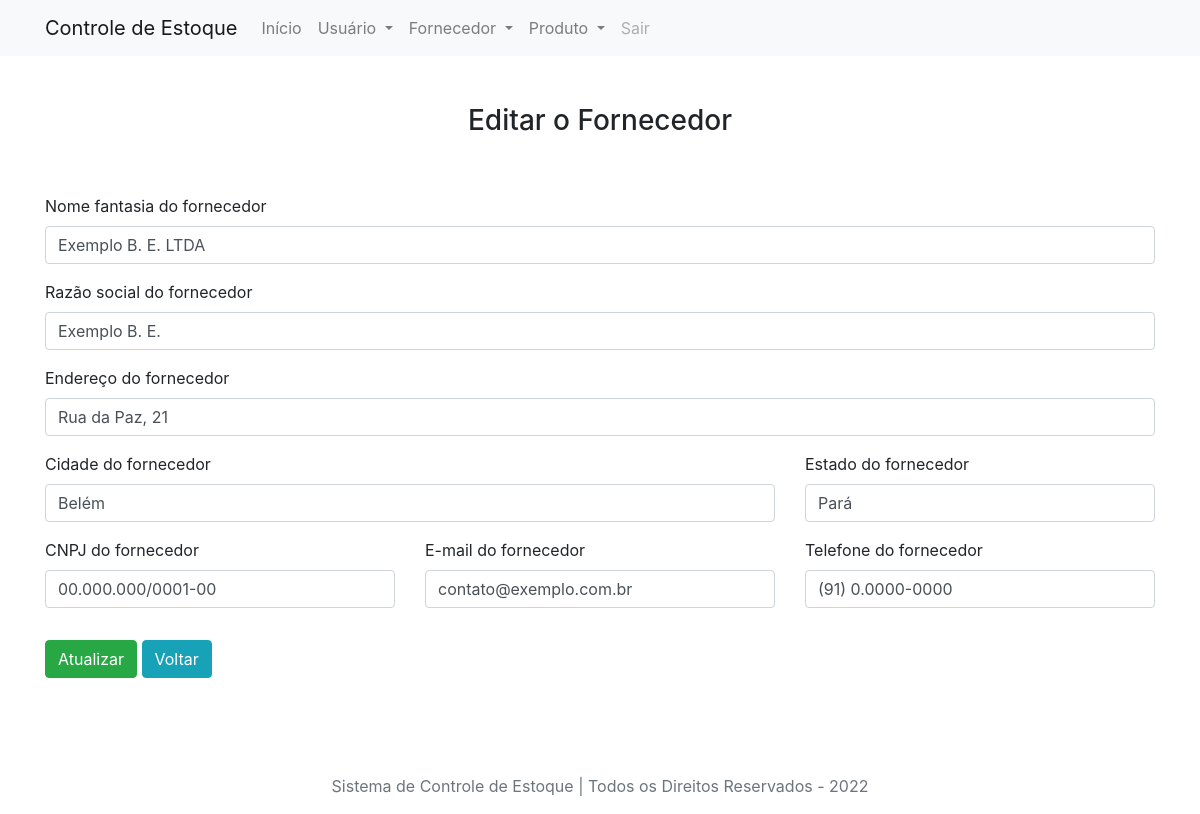
The app's page /supplier/edit/1 with its own data.
### tables this page shows
CREATE TABLE `supplier` (
  `id_supplier` int(11) NOT NULL,
  `name_supplier` varchar(100) NOT NULL,
  `social_supplier` varchar(100) NOT NULL,
  `cnpj_supplier` varchar(20) NOT NULL,
  `adress_supplier` varchar(100) NOT NULL,
  `city_supplier` varchar(50) NOT NULL,
  `state_supplier` varchar(20) NOT NULL,
  `email_supplier` varchar(50) NOT NULL,
  `phone_supplier` varchar(20) NOT NULL
);

### App/Controllers/Controller.php (called while the page is built, shortened)
<?php
	abstract class Controller
	{
		private   $viewVar;
		public function render($view)
		{
			$viewVar = $this->getViewVar();
			require_once PATH . '/App/Views/layouts/header.php';
			require_once PATH . '/App/Views/layouts/menu.php';
        	require_once PATH . '/App/Views/' . $view . '.php';
        	require_once PATH . '/App/Views/layouts/footer.php';
		}
		public function getViewVar()
		{
			return $this->viewVar;
		}
		public function setViewParam($varName, $varValue)
		{
			if ($varName != "" && $varValue != "")
			{
				$this->viewVar[$varName] = $varValue;
			}
		}
	}

### App/Controllers/SupplierController.php (called while the page is built, shortened)
<?php
	class SupplierController extends Controller
	{
		public function edit($params)
		{
			$id_supplier = $params[0];
			$supplierDAO = new SupplierDAO();
			$supplier = $supplierDAO->list($id_supplier);
			$this->render('/supplier/edit');
		}
	}

### index.php (called while the page is built, shortened)
<?php
	try
	{
    	$app = new App();
    	$app->run();
	} catch(\Exception $e) {
    	$oError = new Error($e);
    	$oError->render();
	}

### App/Models/DAO/BaseDAO.php (called while the page is built, shortened)
<?php
abstract class BaseDAO
{
    private $connection;
    public function __construct()
    {
        $this->connection = Connection::getConnection();
    }
    public function select($sql)
    {
        if(!empty($sql))
        {
            return $this->connection->query($sql);
        }
    }
}

### App/Libs/Connection.php (called while the page is built, shortened)
<?php
    class Connection
    {
        private static $connection;
        public static function getConnection()
        {
            $pdoConfig  = DB_DRIVER . ":". "host=" . DB_HOST . ";";
            $pdoConfig .= "dbname=".DB_NAME.";";
            try
            {
                if(!isset(self::$connection))
                {
                    self::$connection = new PDO($pdoConfig, DB_USER, DB_PASSWORD);
                    self::$connection->setAttribute(PDO::ATTR_ERRMODE, PDO::ERRMODE_EXCEPTION);
                }
                return self::$connection;
            } catch(PDOException $e){
                throw new Exception("Erro ao conectar com o banco de dados!", 500);
            }
        }
    }

### App/Models/DAO/SupplierDAO.php (called while the page is built, shortened)
<?php
class SupplierDAO extends BaseDAO
{
    public function list($id_supplier = null)
    {
        if($id_supplier)
        {
            $result = $this->select(
                "SELECT * FROM supplier WHERE id_supplier = $id_supplier"
            );
            return $result->fetchObject(Supplier::class);
        } else {
            $result = $this->select(
                "SELECT * FROM supplier"
            );
            return $result->fetchAll(\PDO::FETCH_CLASS, Supplier::class);
        }
        return false;
    }
}

### App/Models/Entities/Supplier.php (called while the page is built, shortened)
<?php
	class Supplier
	{
		private $name_supplier;
		private $social_supplier;
		private $adress_supplier;
		private $city_supplier;
		private $state_supplier;
		private $cnpj_supplier;
		private $email_supplier;
		private $phone_supplier;
		public function getNameSupplier()
		{
			return $this->name_supplier;
		}
		public function getSocialSupplier()
		{
			return $this->social_supplier;
		}
		public function getAdressSupplier()
		{
			return $this->adress_supplier;
		}
		public function getCitySupplier()
		{
			return $this->city_supplier;
		}
		public function getStateSupplier()
		{
			return $this->state_supplier;
		}
		public function getCnpjSupplier()
		{
			return $this->cnpj_supplier;
		}
		public function getEmailSupplier()
		{
			return $this->email_supplier;
		}
		public function getPhoneSupplier()
		{
			return $this->phone_supplier;
		}
	}

### App/Views/supplier/edit.php (the view, shortened to what this page needs)
<div class="container mb-5">
    <div class="row">
        <div class="col-md-12 mt-5">
            <center>
                <h3>Editar o Fornecedor</h3>
            </center>
        </div>
        <div class="col-md-12 mt-5">
            <div class="mb-5">
                <form action="http://<?php echo APP_HOST; ?>/supplier/toupdate" method="post">
                    <div class="row">
                        <div class="col-sm-12 form-group">
                            <label> Nome fantasia do fornecedor </label>
                            <input type="text" class="form-control" name="name_supplier" value="<?php echo $viewVar['supplier']->getNameSupplier(); ?>" required>
                        </div>
                    </div>
                    <div class="row">
                        <div class="col-sm-12 form-group">
                            <label> Razão social do fornecedor </label>
                            <input type="text" class="form-control" name="social_supplier" value="<?php echo $viewVar['supplier']->getSocialSupplier(); ?>" required>
                        </div>
                    </div>
                    <div class="row">
                        <div class="col-sm-12 form-group">
                            <label> Endereço do fornecedor </label>
                            <input type="text" class="form-control" name="adress_supplier" value="<?php echo $viewVar['supplier']->getAdressSupplier(); ?>" required>
                        </div>
                    </div>
                    <div class="row">
                        <div class="col-sm-12 col-md-6 col-lg-8 form-group">
                            <label> Cidade do fornecedor </label>
                            <input type="text" class="form-control" name="city_supplier" value="<?php echo $viewVar['supplier']->getCitySupplier(); ?>" required>
                        </div>
                        <div class="col-sm-12 col-md-6 col-lg-4 form-group">
                            <label> Estado do fornecedor </label>
                            <input type="text" class="form-control" name="state_supplier" value="<?php echo $viewVar['supplier']->getStateSupplier(); ?>" required>
                        </div>
                    </div>
                    <div class="row">
                        <div class="col-sm-12 col-md-6 col-lg-4 form-group">
                            <label> CNPJ do fornecedor </label>
                            <input type="text" class="form-control" name="cnpj_supplier" value="<?php echo $viewVar['supplier']->getCnpjSupplier(); ?>" required>
                        </div>
                        <div class="col-sm-12 col-md-6 col-lg-4 form-group">
                            <label> E-mail do fornecedor </label>
                            <input type="email" class="form-control" name="email_supplier" value="<?php echo $viewVar['supplier']->getEmailSupplier(); ?>" required>
                        </div>
                        <div class="col-sm-12 col-md-6 col-lg-4 form-group">
                            <label> Telefone do fornecedor </label>
                            <input type="text" class="form-control" name="phone_supplier" value="<?php echo $viewVar['supplier']->getPhoneSupplier(); ?>" required>
                        </div>
                    </div>
                    <div class="mt-3">
                        <button type="submit" class="btn btn-success">Atualizar</button>
                        <a href="http://<?php echo APP_HOST; ?>/supplier" class="btn btn-info">Voltar</a>
                    </div>
                </form>
            </div>
        </div>
    </div>
</div>

### records on screen
supplier: name_supplier "Exemplo B. E. LTDA", social_supplier "Exemplo B. E.", adress_supplier "Rua da Paz, 21", city_supplier "Belém", state_supplier "Pará", cnpj_supplier "00.000.000/0001-00", email_supplier "contato@exemplo.com.br", phone_supplier "(91) 0.0000-0000"
